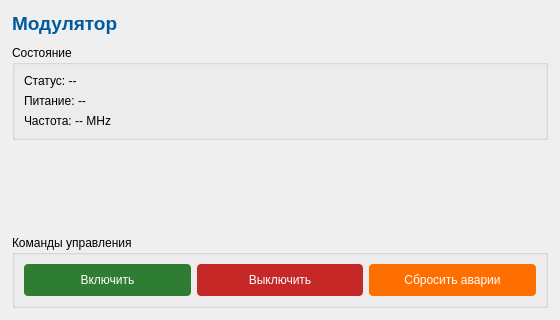
<?xml version="1.0" encoding="UTF-8"?>
<ui version="4.0">
<class>ModulatorTabForm</class>
<widget class="QWidget" name="ModulatorTabForm">
<property name="geometry">
<rect>
<x>0</x>
<y>0</y>
<width>560</width>
<height>320</height>
</rect>
</property>
<property name="windowTitle">
<string>Модулятор</string>
</property>
<layout class="QVBoxLayout" name="mainLayout">
<property name="spacing">
<number>10</number>
</property>
<property name="leftMargin">
<number>12</number>
</property>
<property name="topMargin">
<number>12</number>
</property>
<property name="rightMargin">
<number>12</number>
</property>
<property name="bottomMargin">
<number>12</number>
</property>
<item>
<widget class="QLabel" name="labelTitle">
<property name="font">
<font>
<pointsize>14</pointsize>
<weight>75</weight>
<bold>true</bold>
</font>
</property>
<property name="styleSheet">
<string notr="true">color: #005A9E;</string>
</property>
<property name="text">
<string>Модулятор</string>
</property>
</widget>
</item>
<item>
<widget class="QGroupBox" name="groupBoxStatus">
<property name="title">
<string>Состояние</string>
</property>
<layout class="QVBoxLayout" name="verticalLayoutStatus">
<item>
<widget class="QLabel" name="labelStatus">
<property name="text">
<string>Статус: --</string>
</property>
</widget>
</item>
<item>
<widget class="QLabel" name="labelPower">
<property name="text">
<string>Питание: --</string>
</property>
</widget>
</item>
<item>
<widget class="QLabel" name="labelFrequency">
<property name="text">
<string>Частота: -- MHz</string>
</property>
</widget>
</item>
</layout>
</widget>
</item>
<item>
<spacer name="verticalSpacer">
<property name="orientation">
<enum>Qt::Vertical</enum>
</property>
<property name="sizeHint" stdset="0">
<size>
<width>20</width>
<height>40</height>
</size>
</property>
</spacer>
</item>
<item>
<widget class="QGroupBox" name="groupBoxCommands">
<property name="title">
<string>Команды управления</string>
</property>
<layout class="QHBoxLayout" name="horizontalLayoutCommands">
<item>
<widget class="QPushButton" name="btnTurnOn">
<property name="minimumSize">
<size>
<width>120</width>
<height>32</height>
</size>
</property>
<property name="styleSheet">
<string notr="true">QPushButton { background-color: #2E7D32; color: white; padding: 8px 16px; border-radius: 4px; }
QPushButton:hover { background-color: #1B5E20; }</string>
</property>
<property name="text">
<string>Включить</string>
</property>
</widget>
</item>
<item>
<widget class="QPushButton" name="btnTurnOff">
<property name="minimumSize">
<size>
<width>120</width>
<height>32</height>
</size>
</property>
<property name="styleSheet">
<string notr="true">QPushButton { background-color: #C62828; color: white; padding: 8px 16px; border-radius: 4px; }
QPushButton:hover { background-color: #B71C1C; }</string>
</property>
<property name="text">
<string>Выключить</string>
</property>
</widget>
</item>
<item>
<widget class="QPushButton" name="btnResetAlarms">
<property name="minimumSize">
<size>
<width>140</width>
<height>32</height>
</size>
</property>
<property name="styleSheet">
<string notr="true">QPushButton { background-color: #FF6F00; color: white; padding: 8px 16px; border-radius: 4px; }
QPushButton:hover { background-color: #E65100; }</string>
</property>
<property name="text">
<string>Сбросить аварии</string>
</property>
</widget>
</item>
</layout>
</widget>
</item>
</layout>
</widget>
<resources/>
<connections/>
</ui>
